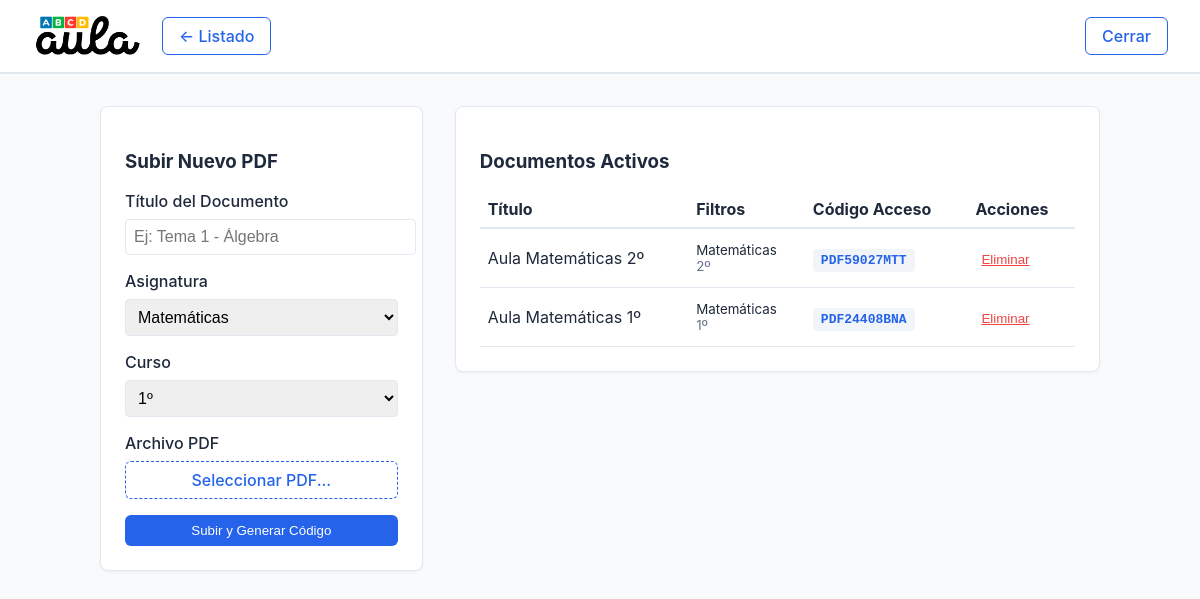
Page /admin/ (signed in) on the earlier database version.
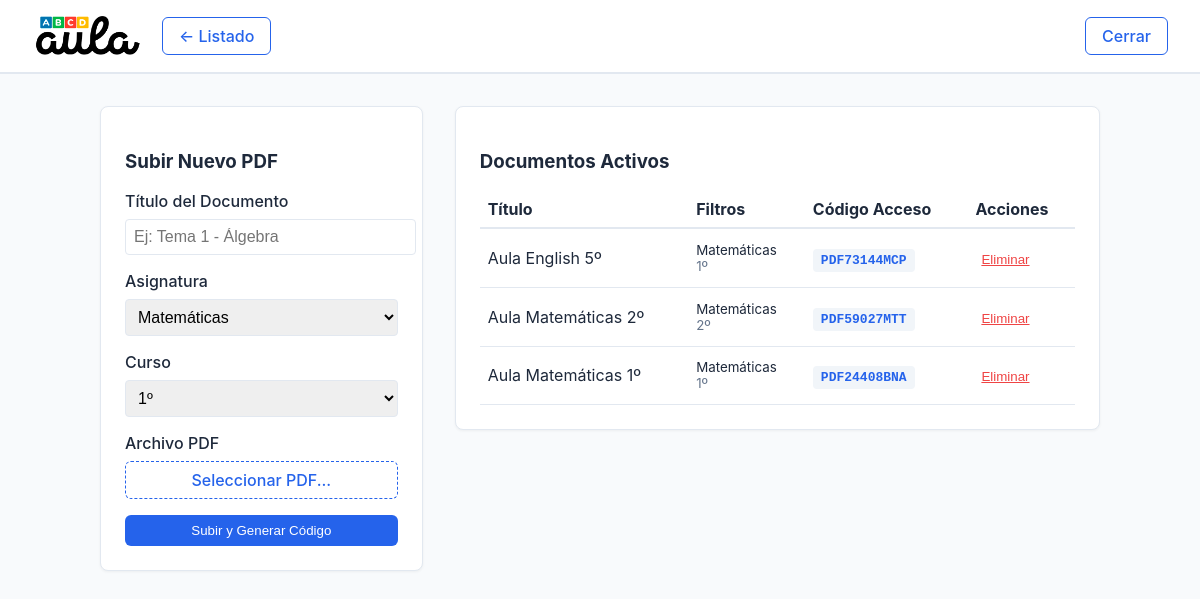
Same page on the later database version.
### app/models.py (models this page shows)
class PDF(Base):
    __tablename__ = "pdfs"
    id = Column(Integer, primary_key=True, index=True)
    title = Column(String, index=True)
    filename = Column(String, unique=True)
    subject = Column(String, index=True) # Asignatura
    grade = Column(String, index=True)   # Curso
    uploaded_at = Column(DateTime, default=datetime.utcnow)
    access_codes = relationship("AccessCode", back_populates="pdf")

class AccessCode(Base):
    __tablename__ = "access_codes"
    id = Column(Integer, primary_key=True, index=True)
    code = Column(String, unique=True, index=True) # 11 chars
    is_used = Column(Boolean, default=False)
    created_at = Column(DateTime, default=datetime.utcnow)
    pdf_id = Column(Integer, ForeignKey("pdfs.id"))
    pdf = relationship("PDF", back_populates="access_codes")

### app/routers/admin.py (the view)
@router.get("/", response_class=HTMLResponse)
async def admin_dashboard(request: Request, db: Session = Depends(database.get_db)):
    user = get_current_user(request, db)
    if not user or not user.is_admin:
        return templates.TemplateResponse("login.html", {"request": request, "error": "Acceso restringido"})
    pdfs = db.query(models.PDF).order_by(models.PDF.uploaded_at.desc()).all()
    return templates.TemplateResponse("admin.html", {
        "request": request,
        "pdfs": pdfs,
        "subjects": SUBJECTS,
        "grades": GRADES
    })

### templates/admin.html (shortened to what this page needs)
{% extends "base.html" %}
{% block content %}
<div style="display: flex; gap: 2rem; flex-wrap: wrap;">
    <div style="flex: 1; min-width: 300px;">
        <div class="card">
            <h3>Subir Nuevo PDF</h3>
            <form action="/admin/upload" method="post" enctype="multipart/form-data">
                <div class="form-group">
                    <label>Título del Documento</label>
                    <input type="text" name="title" required placeholder="Ej: Tema 1 - Álgebra">
                </div>
                <div class="form-group">
                    <label>Asignatura</label>
                    <select name="subject" required>
                        {% for s in subjects %}
                        <option value="{{ s }}">{{ s }}</option>
                        {% endfor %}
                    </select>
                </div>
                <div class="form-group">
                    <label>Curso</label>
                    <select name="grade" required>
                        {% for g in grades %}
                        <option value="{{ g }}">{{ g }}</option>
                        {% endfor %}
                    </select>
                </div>
                <div class="form-group">
                    <label>Archivo PDF</label>
                    <label class="btn btn-outline"
                        style="display: block; text-align: center; cursor: pointer; border-style: dashed;">
                        <span id="file-label">Seleccionar PDF...</span>
                    </label>
                </div>
                <button type="submit" class="btn" style="width: 100%;">Subir y Generar Código</button>
            </form>
        </div>
    </div>
    <div style="flex: 2; min-width: 400px;">
        <div class="card">
            <h3>Documentos Activos</h3>
            {% if not pdfs %}
            <p class="text-muted">Aún no has subido ningún documento.</p>
            {% else %}
            <table style="width: 100%; border-collapse: collapse;">
                <thead>
                    <tr style="border-bottom: 2px solid var(--border); text-align: left;">
                        <th style="padding: 0.5rem;">Título</th>
                        <th style="padding: 0.5rem;">Filtros</th>
                        <th style="padding: 0.5rem;">Código Acceso</th>
                        <th style="padding: 0.5rem;">Acciones</th>
                    </tr>
                </thead>
                <tbody>
                    {% for pdf in pdfs %}
                    <tr style="border-bottom: 1px solid var(--border);">
                        <td style="padding: 0.8rem 0.5rem;">{{ pdf.title }}</td>
                        <td style="padding: 0.8rem 0.5rem;">
                            <small style="display: block;">{{ pdf.subject }}</small>
                            <small style="display: block; color: var(--text-muted);">{{ pdf.grade }}</small>
                        </td>
                        <td style="padding: 0.8rem 0.5rem;">
                            {% for code in pdf.access_codes %}
                            <code
                                style="background: #f1f5f9; padding: 4px 8px; border-radius: 4px; font-weight: bold; color: var(--primary);">{{ code.code }}</code>
                            {% endfor %}
                        </td>
                        <td style="padding: 0.8rem 0.5rem;">
                            <form action="/admin/delete/{{ pdf.id }}" method="post"
                                onsubmit="return confirm('¿Seguro que quieres borrar este PDF?');">
                                <button type="submit"
                                    style="color: #ef4444; background: none; border: none; cursor: pointer; text-decoration: underline;">Eliminar</button>
                            </form>
                        </td>
                    </tr>
                    {% endfor %}
                </tbody>
            </table>
            {% endif %}
        </div>
    </div>
</div>
{% endblock %}

### templates/base.html (shortened to what this page needs)
<!DOCTYPE html>
<html lang="es">
<head>
</head>
<body>
    <nav class="navbar">
        <div style="display: flex; align-items: center; gap: 1rem;">
            <a href="/" class="logo" style="display: flex; align-items: center;">
                <img src="/static/images/logo_aula_abcd.png" alt="Aula PDF" style="height: 40px;">
            </a>
            {% if request.url.path.startswith('/admin') or request.url.path.startswith('/pdf') %}
            <a href="/" class="btn btn-outline">&larr; Listado</a>
            {% endif %}
        </div>
        <div>
            {% if request.session.get("user_id") %}
            <a href="javascript:void(0);" onclick="closeApp()" class="btn btn-outline">Cerrar</a>
            {% else %}
            {% if request.url.path != '/login' and request.url.path != '/register' %}
            <a href="javascript:void(0);" onclick="closeApp()" class="btn btn-outline">Cerrar</a>
            {% endif %}
            {% endif %}
        </div>
    </nav>
    <div class="container">
        {% block content %}{% endblock %}
    </div>
</body>
</html>

### templates/base.html (style rules this page uses)
:root { --primary: #2563eb; --primary-dark: #1e40af; --bg-body: #f8fafc; --bg-card: #ffffff; --text-main: #1e293b; --text-muted: #64748b; --border: #e2e8f0; }
body { font-family: -apple-system, BlinkMacSystemFont, "Segoe UI", Roboto, Helvetica, Arial, sans-serif; margin: 0; padding: 0; background-color: var(--bg-body); color: var(--text-main); }
.navbar { background: var(--bg-card); border-bottom: 2px solid var(--border); padding: 1rem 2rem; display: flex; justify-content: space-between; align-items: center; position: relative; }
.logo { font-weight: 700; font-size: 1.5rem; color: var(--primary); text-decoration: none; }
.container { max-width: 1000px; margin: 2rem auto; padding: 0 1rem; }
.card { background: var(--bg-card); border: 1px solid var(--border); border-radius: 8px; padding: 1.5rem; margin-bottom: 1rem; box-shadow: 0 1px 3px rgba(0, 0, 0, 0.05); }
.btn { display: inline-block; background: var(--primary); color: white; padding: 0.5rem 1rem; border-radius: 6px; text-decoration: none; font-weight: 500; border: none; cursor: pointer; transition: background 0.2s; }
.btn-outline { background: transparent; border: 1px solid var(--primary); color: var(--primary); }
.form-group { margin-bottom: 1rem; }
label { display: block; margin-bottom: 0.5rem; font-weight: 500; }
input, select { width: 100%; padding: 0.5rem; border: 1px solid var(--border); border-radius: 4px; font-size: 1rem; }

Differences in the rows shown:
added PDF: title "Aula English 5º", subject "Matemáticas", grade "1º"
added AccessCode: code "PDF73144MCP", shown under "Aula English 5º"
